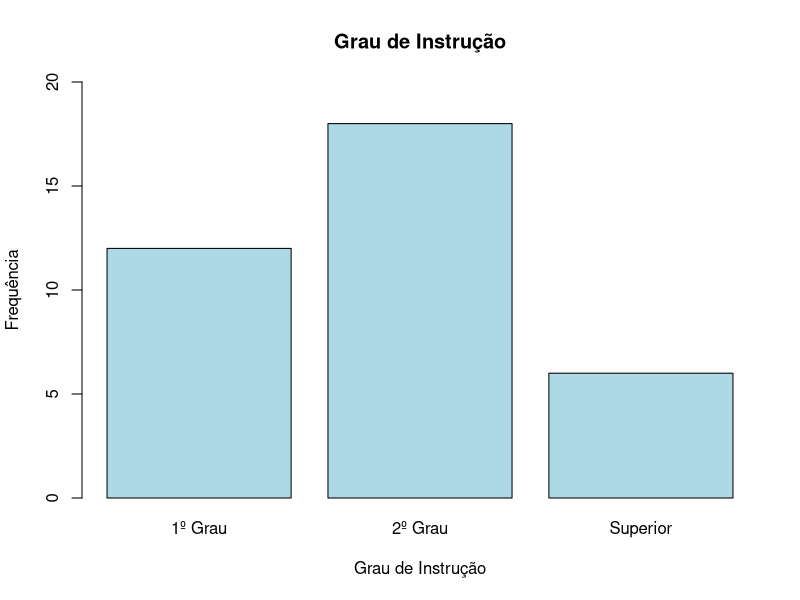
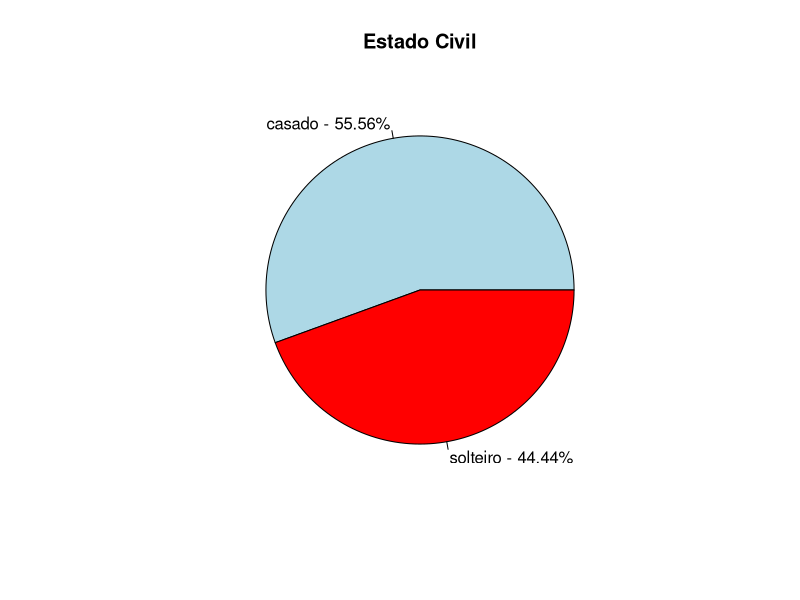
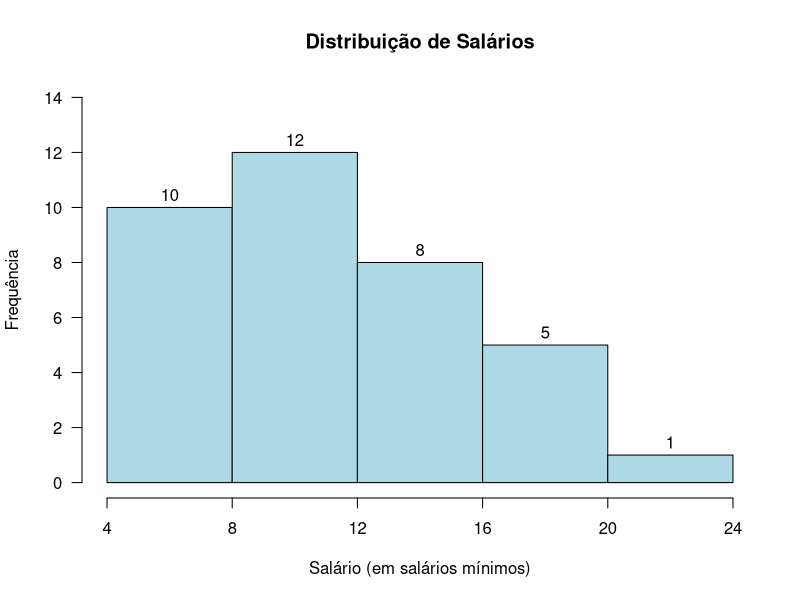
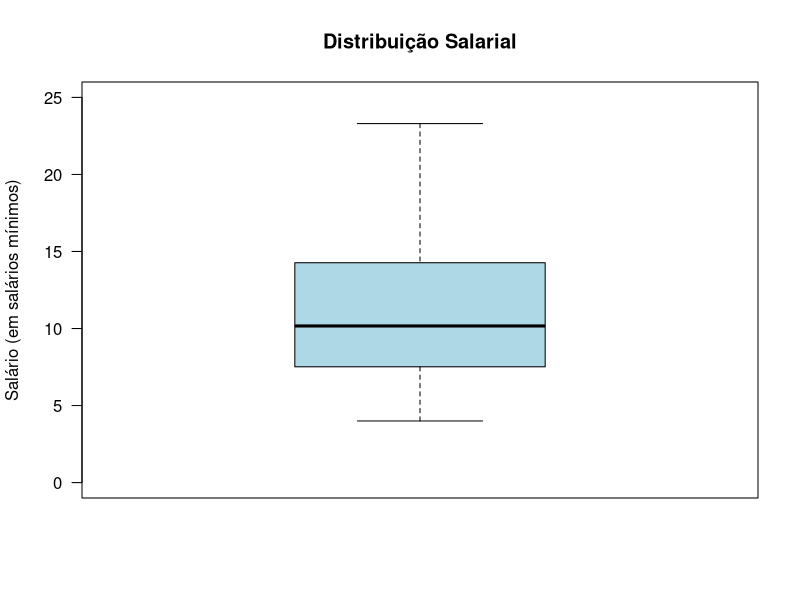
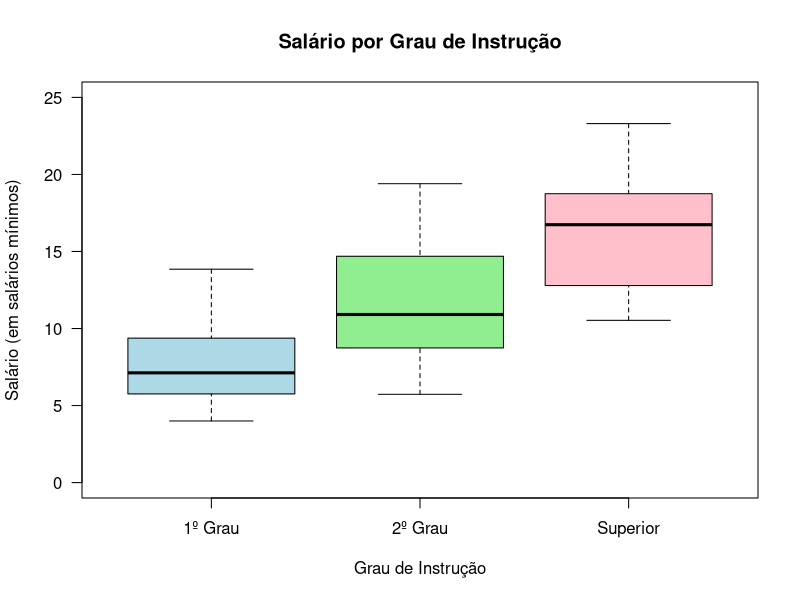
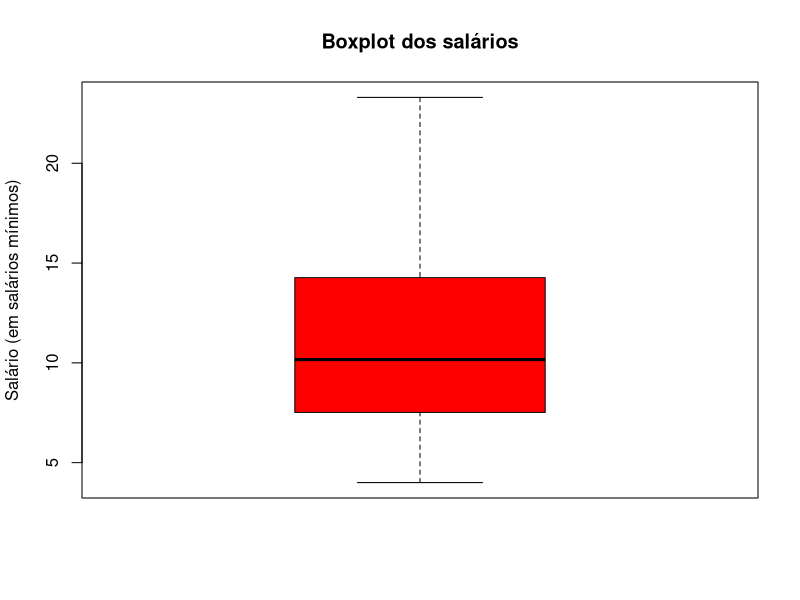
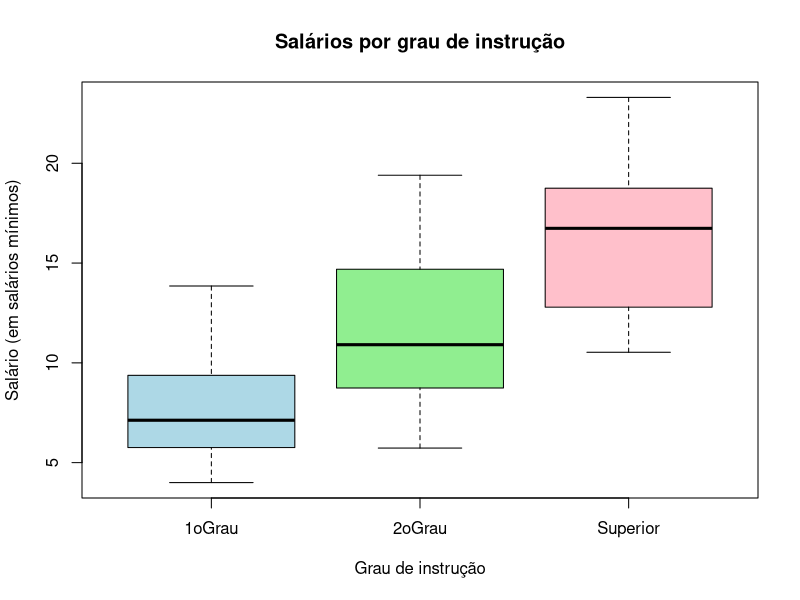

Write the R code that produced these figures, in order.
## ---- chunk 1
# Dados do arquivo dados-bussab.txt, incluídos aqui para deixar o relatório em um só arquivo.
dados_txt <- c(
  "1 solteiro 1oGrau 0 4.00 26 3 interior",
  "2 casado 1oGrau 1 4.56 32 10 capital",
  "3 casado 1oGrau 2 5.25 36 5 capital",
  "4 solteiro 2oGrau 0 5.73 20 10 outro",
  "5 solteiro 1oGrau 0 6.26 40 7 outro",
  "6 casado 1oGrau 0 6.66 28 0 interior",
  "7 solteiro 1oGrau 0 6.86 41 0 interior",
  "8 solteiro 1oGrau 0 7.39 43 4 capital",
  "9 casado 2oGrau 1 7.59 34 10 capital",
  "10 solteiro 2oGrau 0 7.44 23 6 outro",
  "11 casado 2oGrau 2 8.12 33 6 interior",
  "12 solteiro 1oGrau 0 8.46 27 11 capital",
  "13 solteiro 2oGrau 0 8.74 37 5 outro",
  "14 casado 1oGrau 3 8.95 44 2 outro",
  "15 casado 2oGrau 0 9.13 30 5 interior",
  "16 solteiro 2oGrau 0 9.35 38 8 outro",
  "17 casado 2oGrau 1 9.77 31 7 capital",
  "18 casado 1oGrau 2 9.80 39 7 outro",
  "19 solteiro Superior 0 10.53 25 8 interior",
  "20 solteiro 2oGrau 0 10.76 37 4 interior",
  "21 casado 2oGrau 1 11.06 30 9 outro",
  "22 solteiro 2oGrau 0 11.59 34 2 capital",
  "23 solteiro 1oGrau 0 12.00 41 0 outro",
  "24 casado Superior 0 12.79 26 1 outro",
  "25 casado 2oGrau 2 13.23 32 5 interior",
  "26 casado 2oGrau 2 13.60 35 0 outro",
  "27 solteiro 1oGrau 0 13.85 46 7 outro",
  "28 casado 2oGrau 0 14.69 29 8 interior",
  "29 casado 2oGrau 5 14.71 40 6 interior",
  "30 casado 2oGrau 2 15.99 35 10 capital",
  "31 solteiro Superior 0 16.22 31 5 outro",
  "32 casado 2oGrau 1 16.61 36 4 interior",
  "33 casado Superior 3 17.26 43 7 capital",
  "34 solteiro Superior 0 18.75 33 7 capital",
  "35 casado 2oGrau 2 19.40 48 11 capital",
  "36 casado Superior 3 23.30 42 2 interior"
)
dados <- read.table(text = paste(dados_txt, collapse = "\n"), header = FALSE)
names(dados) <- c("funcionario", "estado_civil", "grau_instrucao", "filhos",
                  "salario", "idade_anos", "idade_meses", "regiao")
dados$grau_instrucao <- as.factor(dados$grau_instrucao)
## ---- chunk 2
# Comando para importação direta do arquivo:
# dados <- read.table("dados-bussab.txt", header = FALSE)

# Leitura a partir do objeto dados_txt já carregado no relatório
dados <- read.table(text = paste(dados_txt, collapse = "\n"), header = FALSE)

# Seis primeiras observações
head(dados, 6)
## ---- chunk 3
# Número de observações (linhas)
nrow(dados)

# Número de variáveis (colunas)
ncol(dados)
## ---- chunk 4
# Atribuição de nomes às variáveis
names(dados) <- c("funcionario", "estado_civil", "grau_instrucao", "filhos",
                  "salario", "idade_anos", "idade_meses", "regiao")
names(dados)
## ---- chunk 5
# Estrutura inicial do banco
str(dados)
## ---- chunk 6
# Conversões de tipo
dados$funcionario <- as.character(dados$funcionario)
dados$estado_civil <- factor(dados$estado_civil)
dados$grau_instrucao <- factor(dados$grau_instrucao,
                               levels = c("1oGrau", "2oGrau", "Superior"),
                               ordered = TRUE)
dados$regiao <- factor(dados$regiao)

# Estrutura após as conversões
str(dados)
## ---- chunk 7
# Criação da idade em anos com parte fracionária
dados$idade <- dados$idade_anos + dados$idade_meses / 12

# Seis primeiras observações das colunas de idade
head(dados[, c("idade_anos", "idade_meses", "idade")], 6)
## ---- chunk 8
# Estado civil
freq_abs_ec <- table(dados$estado_civil)
freq_rel_ec <- prop.table(freq_abs_ec)
tabela_ec <- data.frame(
  Estado_civil = names(freq_abs_ec),
  Freq_absoluta = as.vector(freq_abs_ec),
  Freq_relativa = round(as.vector(freq_rel_ec), 4)
)
tabela_ec

# Grau de instrução
freq_abs_gi <- table(dados$grau_instrucao)
freq_rel_gi <- prop.table(freq_abs_gi)
tabela_gi <- data.frame(
  Grau_instrucao = names(freq_abs_gi),
  Freq_absoluta = as.vector(freq_abs_gi),
  Freq_relativa = round(as.vector(freq_rel_gi), 4)
)
tabela_gi

# Região de procedência
freq_abs_reg <- table(dados$regiao)
freq_rel_reg <- prop.table(freq_abs_reg)
tabela_reg <- data.frame(
  Regiao = names(freq_abs_reg),
  Freq_absoluta = as.vector(freq_abs_reg),
  Freq_relativa = round(as.vector(freq_rel_reg), 4)
)
tabela_reg
## ---- chunk 9
# Estado civil (%)
tabela_ec_pct <- data.frame(
  Estado_civil = names(freq_abs_ec),
  Porcentagem = round(as.vector(freq_rel_ec) * 100, 2)
)
tabela_ec_pct

# Grau de instrução (%)
tabela_gi_pct <- data.frame(
  Grau_instrucao = names(freq_abs_gi),
  Porcentagem = round(as.vector(freq_rel_gi) * 100, 2)
)
tabela_gi_pct

# Região de procedência (%)
tabela_reg_pct <- data.frame(
  Regiao = names(freq_abs_reg),
  Porcentagem = round(as.vector(freq_rel_reg) * 100, 2)
)
tabela_reg_pct
## ---- chunk 10
# Moda de Estado civil
names(which.max(freq_abs_ec))

# Moda de Grau de instrução
names(which.max(freq_abs_gi))

# Moda de Região de procedência
names(which.max(freq_abs_reg))
## ---- chunk 11
freq_abs_filhos <- table(dados$filhos)
freq_rel_filhos <- prop.table(freq_abs_filhos)

tabela_filhos <- data.frame(
  Filhos = as.numeric(names(freq_abs_filhos)),
  Freq_abs = as.vector(freq_abs_filhos),
  Freq_rel = round(as.vector(freq_rel_filhos), 4),
  Porcentagem = round(as.vector(freq_rel_filhos) * 100, 2),
  Freq_ac_abs = as.vector(cumsum(freq_abs_filhos)),
  Freq_ac_rel = round(as.vector(cumsum(freq_rel_filhos)), 4),
  Freq_ac_pct = round(as.vector(cumsum(freq_rel_filhos)) * 100, 2)
)
tabela_filhos
## ---- chunk 12
# Mínimo, máximo e amplitude total dos salários
sal_min <- min(dados$salario)
sal_max <- max(dados$salario)
sal_amp <- sal_max - sal_min

sal_min
sal_max
sal_amp
## ---- chunk 13
# Número de observações e regra de Sturges
n_sal <- length(dados$salario)
k_sturges <- 1 + 3.322 * log10(n_sal)
k_sturges

# Definição de 5 classes de amplitude 4 (de 4 a 24)
limites <- seq(4, 24, by = 4)
classes_sal <- cut(dados$salario, breaks = limites,
                   right = FALSE, include.lowest = TRUE)

# Frequência por classe
freq_abs_sal <- table(classes_sal)
freq_abs_sal
## ---- chunk 14
# Cálculos das medidas da tabela agrupada
lim_inf <- limites[-length(limites)]
lim_sup <- limites[-1]
ponto_medio <- (lim_inf + lim_sup) / 2
freq_rel_sal <- prop.table(freq_abs_sal)

tabela_salario <- data.frame(
  Classe = names(freq_abs_sal),
  Lim_inf = lim_inf,
  Lim_sup = lim_sup,
  P_medio = ponto_medio,
  F_abs = as.vector(freq_abs_sal),
  F_rel = round(as.vector(freq_rel_sal), 4),
  Pct = round(as.vector(freq_rel_sal) * 100, 2),
  FA_abs = as.vector(cumsum(freq_abs_sal)),
  FA_rel = round(as.vector(cumsum(freq_rel_sal)), 4),
  FA_pct = round(as.vector(cumsum(freq_rel_sal)) * 100, 2)
)
tabela_salario
## ---- chunk 15
# Soma das frequências absolutas e relativas das duas primeiras classes
qtd_duas_primeiras <- sum(freq_abs_sal[1:2])
prop_duas_primeiras <- round(sum(freq_rel_sal[1:2]), 4)
pct_duas_primeiras <- round(sum(freq_rel_sal[1:2]) * 100, 2)

qtd_duas_primeiras
prop_duas_primeiras
pct_duas_primeiras
## ---- chunk 16
barplot(
  table(dados$grau_instrucao),
  main = "Grau de Instrução",
  xlab = "Grau de Instrução",
  ylab = "Frequência",
  col = "lightblue",
  ylim = c(0, 20),
  names.arg = c("1º Grau", "2º Grau", "Superior")
)
## ---- chunk 17
freq_ec <- table(dados$estado_civil)
pct_ec <- prop.table(freq_ec) * 100

pie(
  freq_ec,
  main = "Estado Civil",
  col = c("lightblue", "red"),
  labels = paste0(
    names(freq_ec), " - ",
    round(pct_ec, 2), "%"
  )
)
## ---- chunk 18
hist(
  dados$salario,
  breaks = limites,
  right = FALSE,
  include.lowest = TRUE,
  main = "Distribuição de Salários",
  xlab = "Salário (em salários mínimos)",
  ylab = "Frequência",
  col = "lightblue",
  ylim = c(0, 14),
  xaxt = "n",
  yaxt = "n",
  labels = TRUE
)

# Definição dos eixos
axis(1, at = limites)
axis(2, at = seq(0, 14, by = 2), las = 1)
## ---- chunk 19
boxplot(
  dados$salario,
  main = "Distribuição Salarial",
  ylab = "Salário (em salários mínimos)",
  col = "lightblue",
  ylim = c(0, 25),
  las = 1
)
## ---- chunk 20
boxplot(
  salario ~ grau_instrucao,
  data = dados,
  main = "Salário por Grau de Instrução",
  xlab = "Grau de Instrução",
  ylab = "Salário (em salários mínimos)",
  col = c("lightblue", "lightgreen", "pink"),
  names = c("1º Grau", "2º Grau", "Superior"),
  ylim = c(0, 25),
  las = 1
)
## ---- chunk 21
# Amplitude
amplitude <- max(dados$salario) - min(dados$salario)
amplitude

# Variância amostral
variancia <- var(dados$salario)
variancia

# Desvio-padrão amostral
desvio_padrao <- sd(dados$salario)
desvio_padrao

# Coeficiente de variação
cv <- desvio_padrao / mean(dados$salario) * 100
cv
## ---- chunk 22
# Quartis
quartis <- quantile(dados$salario)
quartis

# Intervalo interquartílico
AIQ <- quartis[4] - quartis[2]
AIQ
## ---- chunk 23
limite_inferior <- quartis[2] - 1.5 * AIQ
limite_superior <- quartis[4] + 1.5 * AIQ
limite_inferior
limite_superior

outliers <- dados$salario[dados$salario < limite_inferior |
                          dados$salario > limite_superior]
outliers
## ---- chunk 24
# Boxplot dos salários
boxplot(dados$salario, main = "Boxplot dos salários",
        ylab = "Salário (em salários mínimos)", col = "red")
## ---- chunk 25
# Média dos salários por grau de instrução
media <- aggregate(salario ~ grau_instrucao, data = dados, mean)

# Mediana dos salários por grau de instrução
mediana <- aggregate(salario ~ grau_instrucao, data = dados, median)

# Desvio-padrão dos salários por grau de instrução
desvio <- aggregate(salario ~ grau_instrucao, data = dados, sd)
## ---- chunk 26
tabela <- data.frame(
  Grau_de_instrucao = media$grau_instrucao,
  Media = round(media$salario, 2),
  Mediana = round(mediana$salario, 2),
  Desvio_padrao = round(desvio$salario, 2)
)
tabela
## ---- chunk 27
tabela$Grau_de_instrucao[which.max(tabela$Media)]
tabela$Grau_de_instrucao[which.max(tabela$Desvio_padrao)]
## ---- chunk 28
# Boxplot dos salários por grau de instrução
boxplot(salario ~ grau_instrucao, data = dados,
        main = "Salários por grau de instrução",
        xlab = "Grau de instrução",
        ylab = "Salário (em salários mínimos)",
        col = c("lightblue", "lightgreen", "pink"))
